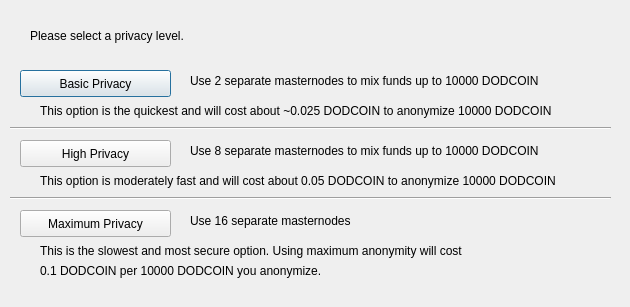
<?xml version="1.0" encoding="UTF-8"?>
<ui version="4.0">
 <class>ObfuscationConfig</class>
 <widget class="QDialog" name="ObfuscationConfig">
  <property name="geometry">
   <rect>
    <x>0</x>
    <y>0</y>
    <width>630</width>
    <height>307</height>
   </rect>
  </property>
  <property name="windowTitle">
   <string>Configure Obfuscation</string>
  </property>
  <widget class="QPushButton" name="buttonBasic">
   <property name="geometry">
    <rect>
     <x>20</x>
     <y>70</y>
     <width>151</width>
     <height>27</height>
    </rect>
   </property>
   <property name="text">
    <string>Basic Privacy</string>
   </property>
  </widget>
  <widget class="QPushButton" name="buttonHigh">
   <property name="geometry">
    <rect>
     <x>20</x>
     <y>140</y>
     <width>151</width>
     <height>27</height>
    </rect>
   </property>
   <property name="text">
    <string>High Privacy</string>
   </property>
  </widget>
  <widget class="QPushButton" name="buttonMax">
   <property name="geometry">
    <rect>
     <x>20</x>
     <y>210</y>
     <width>151</width>
     <height>27</height>
    </rect>
   </property>
   <property name="text">
    <string>Maximum Privacy</string>
   </property>
  </widget>
  <widget class="QLabel" name="label">
   <property name="geometry">
    <rect>
     <x>30</x>
     <y>20</y>
     <width>571</width>
     <height>31</height>
    </rect>
   </property>
   <property name="text">
    <string>Please select a privacy level.</string>
   </property>
  </widget>
  <widget class="QLabel" name="label_2">
   <property name="geometry">
    <rect>
     <x>190</x>
     <y>70</y>
     <width>421</width>
     <height>21</height>
    </rect>
   </property>
   <property name="text">
    <string>Use 2 separate masternodes to mix funds up to 10000 DODCOIN</string>
   </property>
  </widget>
  <widget class="QLabel" name="label_3">
   <property name="geometry">
    <rect>
     <x>190</x>
     <y>140</y>
     <width>411</width>
     <height>21</height>
    </rect>
   </property>
   <property name="text">
    <string>Use 8 separate masternodes to mix funds up to 10000 DODCOIN</string>
   </property>
  </widget>
  <widget class="QLabel" name="label_4">
   <property name="geometry">
    <rect>
     <x>190</x>
     <y>210</y>
     <width>421</width>
     <height>21</height>
    </rect>
   </property>
   <property name="text">
    <string>Use 16 separate masternodes</string>
   </property>
  </widget>
  <widget class="QLabel" name="label_6">
   <property name="geometry">
    <rect>
     <x>40</x>
     <y>100</y>
     <width>561</width>
     <height>21</height>
    </rect>
   </property>
   <property name="text">
    <string>This option is the quickest and will cost about ~0.025 DODCOIN to anonymize 10000 DODCOIN</string>
   </property>
  </widget>
  <widget class="QLabel" name="label_7">
   <property name="geometry">
    <rect>
     <x>40</x>
     <y>170</y>
     <width>561</width>
     <height>21</height>
    </rect>
   </property>
   <property name="text">
    <string>This option is moderately fast and will cost about 0.05 DODCOIN to anonymize 10000 DODCOIN</string>
   </property>
  </widget>
  <widget class="QLabel" name="label_8">
   <property name="geometry">
    <rect>
     <x>40</x>
     <y>240</y>
     <width>561</width>
     <height>21</height>
    </rect>
   </property>
   <property name="text">
    <string>This is the slowest and most secure option. Using maximum anonymity will cost</string>
   </property>
  </widget>
  <widget class="QLabel" name="label_9">
   <property name="geometry">
    <rect>
     <x>40</x>
     <y>260</y>
     <width>561</width>
     <height>21</height>
    </rect>
   </property>
   <property name="text">
    <string>0.1 DODCOIN per 10000 DODCOIN you anonymize.</string>
   </property>
  </widget>
  <widget class="Line" name="line">
   <property name="geometry">
    <rect>
     <x>10</x>
     <y>120</y>
     <width>601</width>
     <height>16</height>
    </rect>
   </property>
   <property name="orientation">
    <enum>Qt::Horizontal</enum>
   </property>
  </widget>
  <widget class="Line" name="line_2">
   <property name="geometry">
    <rect>
     <x>10</x>
     <y>190</y>
     <width>601</width>
     <height>16</height>
    </rect>
   </property>
   <property name="orientation">
    <enum>Qt::Horizontal</enum>
   </property>
  </widget>
 </widget>
 <resources/>
 <connections/>
</ui>
